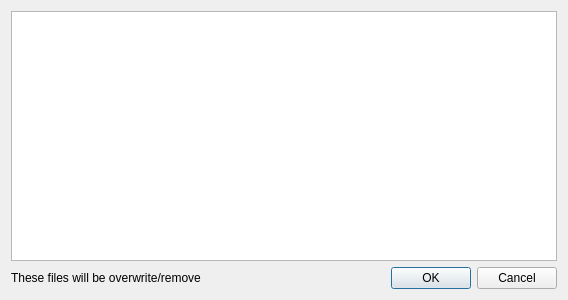
<?xml version="1.0" encoding="UTF-8"?>
<ui version="4.0">
 <class>AppendDialog</class>
 <widget class="QDialog" name="AppendDialog">
  <property name="geometry">
   <rect>
    <x>0</x>
    <y>0</y>
    <width>568</width>
    <height>300</height>
   </rect>
  </property>
  <property name="windowTitle">
   <string>Dialog</string>
  </property>
  <layout class="QVBoxLayout" name="verticalLayout">
   <item>
    <widget class="QListView" name="listView"/>
   </item>
   <item>
    <layout class="QHBoxLayout" name="horizontalLayout" stretch="10,0">
     <item>
      <widget class="QLabel" name="label">
       <property name="text">
        <string>These files will be overwrite/remove</string>
       </property>
      </widget>
     </item>
     <item>
      <widget class="QDialogButtonBox" name="buttonBox">
       <property name="orientation">
        <enum>Qt::Horizontal</enum>
       </property>
       <property name="standardButtons">
        <set>QDialogButtonBox::Cancel|QDialogButtonBox::Ok</set>
       </property>
      </widget>
     </item>
    </layout>
   </item>
  </layout>
 </widget>
 <resources/>
 <connections>
  <connection>
   <sender>buttonBox</sender>
   <signal>accepted()</signal>
   <receiver>AppendDialog</receiver>
   <slot>accept()</slot>
   <hints>
    <hint type="sourcelabel">
     <x>248</x>
     <y>254</y>
    </hint>
    <hint type="destinationlabel">
     <x>157</x>
     <y>274</y>
    </hint>
   </hints>
  </connection>
  <connection>
   <sender>buttonBox</sender>
   <signal>rejected()</signal>
   <receiver>AppendDialog</receiver>
   <slot>reject()</slot>
   <hints>
    <hint type="sourcelabel">
     <x>316</x>
     <y>260</y>
    </hint>
    <hint type="destinationlabel">
     <x>286</x>
     <y>274</y>
    </hint>
   </hints>
  </connection>
 </connections>
</ui>
